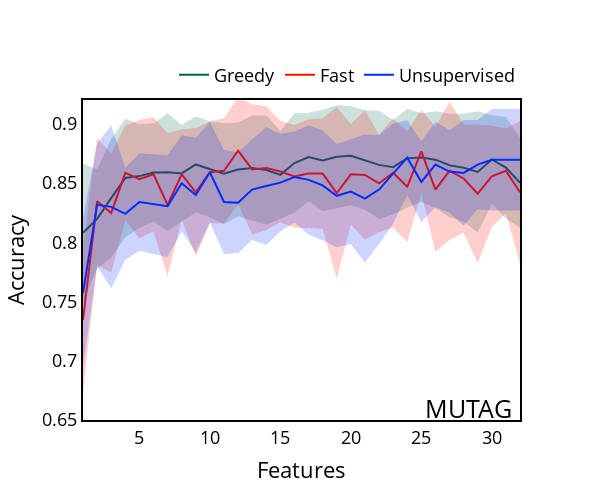

Notebook code cell kept with this figure:
### Code cell
MUTAG_g["y_upper"] = MUTAG_g["accuracy_contribution"] + MUTAG_g["accuracy_contribution_std"]
MUTAG_g["y_lower"] = MUTAG_g["accuracy_contribution"] - MUTAG_g["accuracy_contribution_std"]

MUTAG_f["y_upper"] = MUTAG_f["accuracy_contribution"] + MUTAG_f["accuracy_contribution_std"]
MUTAG_f["y_lower"] = MUTAG_f["accuracy_contribution"] - MUTAG_f["accuracy_contribution_std"]

MUTAG_u["y_upper"] = MUTAG_u["accuracy_contribution"] + MUTAG_u["accuracy_contribution_std"]
MUTAG_u["y_lower"] = MUTAG_u["accuracy_contribution"] - MUTAG_u["accuracy_contribution_std"]

x_g = [i+1 for i in MUTAG_g.index.tolist()]
y_g = MUTAG_g["accuracy_contribution"].tolist()
y_upper_g = MUTAG_g["y_upper"].tolist()
y_lower_g = MUTAG_g["y_lower"].tolist()

x_f = [i+1 for i in MUTAG_f.index.tolist()]
y_f = MUTAG_f["accuracy_contribution"].tolist()
y_upper_f = MUTAG_f["y_upper"].tolist()
y_lower_f = MUTAG_f["y_lower"].tolist()

x_u = [i+1 for i in MUTAG_u.index.tolist()]
y_u = MUTAG_u["accuracy_contribution"].tolist()
y_upper_u = MUTAG_u["y_upper"].tolist()
y_lower_u = MUTAG_u["y_lower"].tolist()

fig = go.Figure([
    go.Scatter(
        x=x_g,
        y=y_g,
        line=dict(color='rgb(0,100,80)'),
        mode='lines',
        name="Greedy"
    ),
    go.Scatter(
        x=x_g+x_g[::-1], # x, then x reversed
        y=y_upper_g+y_lower_g[::-1], # upper, then lower reversed
        fill='toself',
        fillcolor='rgba(0,100,80,0.2)',
        line=dict(color='rgba(255,255,255,0)'),
        hoverinfo="skip",
        showlegend=False
    ),

    go.Scatter(
        x=x_f,
        y=y_f,
        line=dict(color='rgb(250, 17, 0)'),
        mode='lines',
        name="Fast"
    ),
    go.Scatter(
        x=x_f+x_f[::-1], # x, then x reversed
        y=y_upper_f+y_lower_f[::-1], # upper, then lower reversed
        fill='toself',
        fillcolor='rgba(250, 17, 0,0.2)',
        line=dict(color='rgba(235, 37, 23,0)'),
        hoverinfo="skip",
        showlegend=False
    ),

    go.Scatter(
        x=x_u,
        y=y_u,
        line=dict(color='rgb(3, 44, 252)'),
        mode='lines',
        name="Unsupervised"
    ),
    go.Scatter(
        x=x_u+x_u[::-1], # x, then x reversed
        y=y_upper_u+y_lower_u[::-1], # upper, then lower reversed
        fill='toself',
        fillcolor='rgba(3, 44, 252,0.2)',
        line=dict(color='rgba(3, 44, 252,0.0)'),
        hoverinfo="skip",
        showlegend=False
    )
])



# Update figure layout
fig.update_layout(title={'text':'MUTAG', 'y':0.2, 'x':0.78,'xanchor': 'center','yanchor': 'top'})
fig.update_layout(paper_bgcolor='white')
fig.update_layout(plot_bgcolor='white')
fig.update_yaxes(color='black')
fig.update_layout(
    yaxis = dict(
        title = "Accuracy",
        zeroline=True,
        showline = True,
        linecolor = 'black',
        mirror=True,
        linewidth = 2
    ),
    xaxis = dict(
        title = "Features",
        mirror=True,
        zeroline=True,
        showline = True,
        linecolor = 'black',
        linewidth = 2,
    ),
    width=600,
    height=500,
    font=dict(
    size=18,
    color="black")  
)
fig.update_layout(showlegend=True)
fig.update_layout(yaxis_range=[0.65,0.92])
fig.update_xaxes(showgrid=False, gridwidth=0.5, gridcolor='#e3e1e1')
fig.update_yaxes(showgrid=False, gridwidth=0.5, gridcolor='grey')
fig.update_traces(marker_line_color='black', marker_line_width=1.0, opacity=1.0)

fig.update_layout(legend=dict(
    orientation="h",
    yanchor="bottom",
    y=1.02,
    xanchor="right",
    x=1
))

fig.show()

### Figure 1 — Plotly figure (JSON) as saved in the notebook; plotly's stock layout.template omitted (floating-point values rounded to 4 significant figures)
{"data": [{"line": {"color": "rgb(0,100,80)"}, "marker": {"line": {"color": "black", "width": 1}}, "mode": "lines", "name": "Greedy", "opacity": 1, "type": "scatter", "x": [1, 2, 3, 4, 5, 6, 7, 8, 9, 10, 11, 12, 13, 14, 15, 16, 17, 18, 19, 20, 21, 22, 23, 24, 25, 26, 27, 28, 29, 30, 31, 32], "y": [0.8079, 0.8196, 0.8372, 0.8542, 0.8558, 0.8588, 0.8591, 0.8581, 0.8656, 0.8616, 0.8579, 0.8614, 0.8626, 0.8609, 0.8568, 0.8668, 0.8719, 0.8689, 0.8721, 0.873, 0.8693, 0.8653, 0.8633, 0.8709, 0.8714, 0.8696, 0.8649, 0.8628, 0.8593, 0.8698, 0.863, 0.8502]}, {"fill": "toself", "fillcolor": "rgba(0,100,80,0.2)", "hoverinfo": "skip", "line": {"color": "rgba(255,255,255,0)"}, "marker": {"line": {"color": "black", "width": 1}}, "opacity": 1, "showlegend": false, "type": "scatter", "x": [1, 2, 3, 4, 5, 6, 7, 8, 9, 10, 11, 12, 13, 14, 15, 16, 17, 18, 19, 20, 21, 22, 23, 24, 25, 26, 27, 28, 29, 30, 31, 32, 32, 31, 30, 29, 28, 27, 26, 25, 24, 23, 22, 21, 20, 19, 18, 17, 16, 15, 14, 13, 12, 11, 10, 9, 8, 7, 6, 5, 4, 3, 2, 1], "y": [0.8663, 0.8616, 0.8871, 0.9042, 0.8996, 0.9001, 0.9088, 0.8991, 0.9061, 0.902, 0.9003, 0.901, 0.9069, 0.9071, 0.8938, 0.9088, 0.9092, 0.9117, 0.9156, 0.9148, 0.9113, 0.911, 0.9031, 0.9126, 0.9088, 0.9105, 0.9087, 0.9083, 0.9104, 0.9071, 0.9059, 0.888, 0.8124, 0.82, 0.8325, 0.8082, 0.8173, 0.8211, 0.8288, 0.834, 0.8292, 0.8235, 0.8195, 0.8273, 0.8312, 0.8286, 0.8262, 0.8347, 0.8249, 0.8199, 0.8146, 0.8183, 0.8218, 0.8155, 0.8211, 0.8251, 0.817, 0.8095, 0.8175, 0.812, 0.8042, 0.7873, 0.7777, 0.7495]}, {"line": {"color": "rgb(250, 17, 0)"}, "marker": {"line": {"color": "black", "width": 1}}, "mode": "lines", "name": "Fast", "opacity": 1, "type": "scatter", "x": [1, 2, 3, 4, 5, 6, 7, 8, 9, 10, 11, 12, 13, 14, 15, 16, 17, 18, 19, 20, 21, 22, 23, 24, 25, 26, 27, 28, 29, 30, 31, 32], "y": [0.7345, 0.8345, 0.8246, 0.8585, 0.8532, 0.8573, 0.8316, 0.8573, 0.8421, 0.8591, 0.8602, 0.8772, 0.8614, 0.8626, 0.8596, 0.8556, 0.8579, 0.8579, 0.8415, 0.8573, 0.8567, 0.8497, 0.8585, 0.8468, 0.8766, 0.8444, 0.8602, 0.8538, 0.8409, 0.8556, 0.8602, 0.8421]}, {"fill": "toself", "fillcolor": "rgba(250, 17, 0,0.2)", "hoverinfo": "skip", "line": {"color": "rgba(235, 37, 23,0)"}, "marker": {"line": {"color": "black", "width": 1}}, "opacity": 1, "showlegend": false, "type": "scatter", "x": [1, 2, 3, 4, 5, 6, 7, 8, 9, 10, 11, 12, 13, 14, 15, 16, 17, 18, 19, 20, 21, 22, 23, 24, 25, 26, 27, 28, 29, 30, 31, 32, 32, 31, 30, 29, 28, 27, 26, 25, 24, 23, 22, 21, 20, 19, 18, 17, 16, 15, 14, 13, 12, 11, 10, 9, 8, 7, 6, 5, 4, 3, 2, 1], "y": [0.7952, 0.8882, 0.8748, 0.8985, 0.9031, 0.9056, 0.8919, 0.8951, 0.8963, 0.9019, 0.9047, 0.9223, 0.9164, 0.9148, 0.9024, 0.8989, 0.9037, 0.9046, 0.9138, 0.8997, 0.9113, 0.8909, 0.9044, 0.8936, 0.9118, 0.8972, 0.9185, 0.8996, 0.8991, 0.8982, 0.896, 0.9024, 0.7818, 0.8244, 0.8129, 0.7828, 0.808, 0.802, 0.7917, 0.8414, 0.7999, 0.8125, 0.8085, 0.8022, 0.8149, 0.7693, 0.8112, 0.8121, 0.8122, 0.8169, 0.8103, 0.8064, 0.8321, 0.8157, 0.8162, 0.7879, 0.8195, 0.7712, 0.809, 0.8033, 0.8185, 0.7743, 0.7808, 0.6738]}, {"line": {"color": "rgb(3, 44, 252)"}, "marker": {"line": {"color": "black", "width": 1}}, "mode": "lines", "name": "Unsupervised", "opacity": 1, "type": "scatter", "x": [1, 2, 3, 4, 5, 6, 7, 8, 9, 10, 11, 12, 13, 14, 15, 16, 17, 18, 19, 20, 21, 22, 23, 24, 25, 26, 27, 28, 29, 30, 31, 32], "y": [0.7573, 0.8316, 0.8298, 0.824, 0.8339, 0.8322, 0.8304, 0.8497, 0.8398, 0.8591, 0.8339, 0.8333, 0.8444, 0.8474, 0.8503, 0.855, 0.8526, 0.848, 0.8392, 0.8427, 0.8368, 0.8444, 0.8579, 0.8713, 0.8509, 0.8655, 0.8596, 0.8585, 0.8655, 0.8696, 0.8696, 0.8696]}, {"fill": "toself", "fillcolor": "rgba(3, 44, 252,0.2)", "hoverinfo": "skip", "line": {"color": "rgba(3, 44, 252,0.0)"}, "marker": {"line": {"color": "black", "width": 1}}, "opacity": 1, "showlegend": false, "type": "scatter", "x": [1, 2, 3, 4, 5, 6, 7, 8, 9, 10, 11, 12, 13, 14, 15, 16, 17, 18, 19, 20, 21, 22, 23, 24, 25, 26, 27, 28, 29, 30, 31, 32, 32, 31, 30, 29, 28, 27, 26, 25, 24, 23, 22, 21, 20, 19, 18, 17, 16, 15, 14, 13, 12, 11, 10, 9, 8, 7, 6, 5, 4, 3, 2, 1], "y": [0.8203, 0.8833, 0.8984, 0.8628, 0.8751, 0.8741, 0.8735, 0.8901, 0.8881, 0.9014, 0.8778, 0.8758, 0.8871, 0.897, 0.8915, 0.8934, 0.8987, 0.8942, 0.8829, 0.887, 0.8908, 0.8904, 0.9002, 0.9028, 0.885, 0.9015, 0.8944, 0.9031, 0.9032, 0.9125, 0.9125, 0.9125, 0.8267, 0.8267, 0.8267, 0.8278, 0.8139, 0.8249, 0.8294, 0.8168, 0.8399, 0.8156, 0.7985, 0.7828, 0.7984, 0.7955, 0.8017, 0.8065, 0.8166, 0.8091, 0.7977, 0.8018, 0.7909, 0.7901, 0.8167, 0.7915, 0.8093, 0.7874, 0.7902, 0.7927, 0.7851, 0.7613, 0.7798, 0.6944]}], "layout": {"font": {"color": "black", "size": 18}, "height": 500, "legend": {"orientation": "h", "x": 1, "xanchor": "right", "y": 1.02, "yanchor": "bottom"}, "paper_bgcolor": "white", "plot_bgcolor": "white", "showlegend": true, "title": {"text": "MUTAG", "x": 0.78, "xanchor": "center", "y": 0.2, "yanchor": "top"}, "width": 600, "xaxis": {"autorange": true, "gridcolor": "#e3e1e1", "gridwidth": 0.5, "linecolor": "black", "linewidth": 2, "mirror": true, "range": [1, 32], "showgrid": false, "showline": true, "title": {"text": "Features"}, "type": "linear", "zeroline": true}, "yaxis": {"color": "black", "gridcolor": "grey", "gridwidth": 0.5, "linecolor": "black", "linewidth": 2, "mirror": true, "range": [0.65, 0.92], "showgrid": false, "showline": true, "title": {"text": "Accuracy"}, "type": "linear", "zeroline": true}}}
